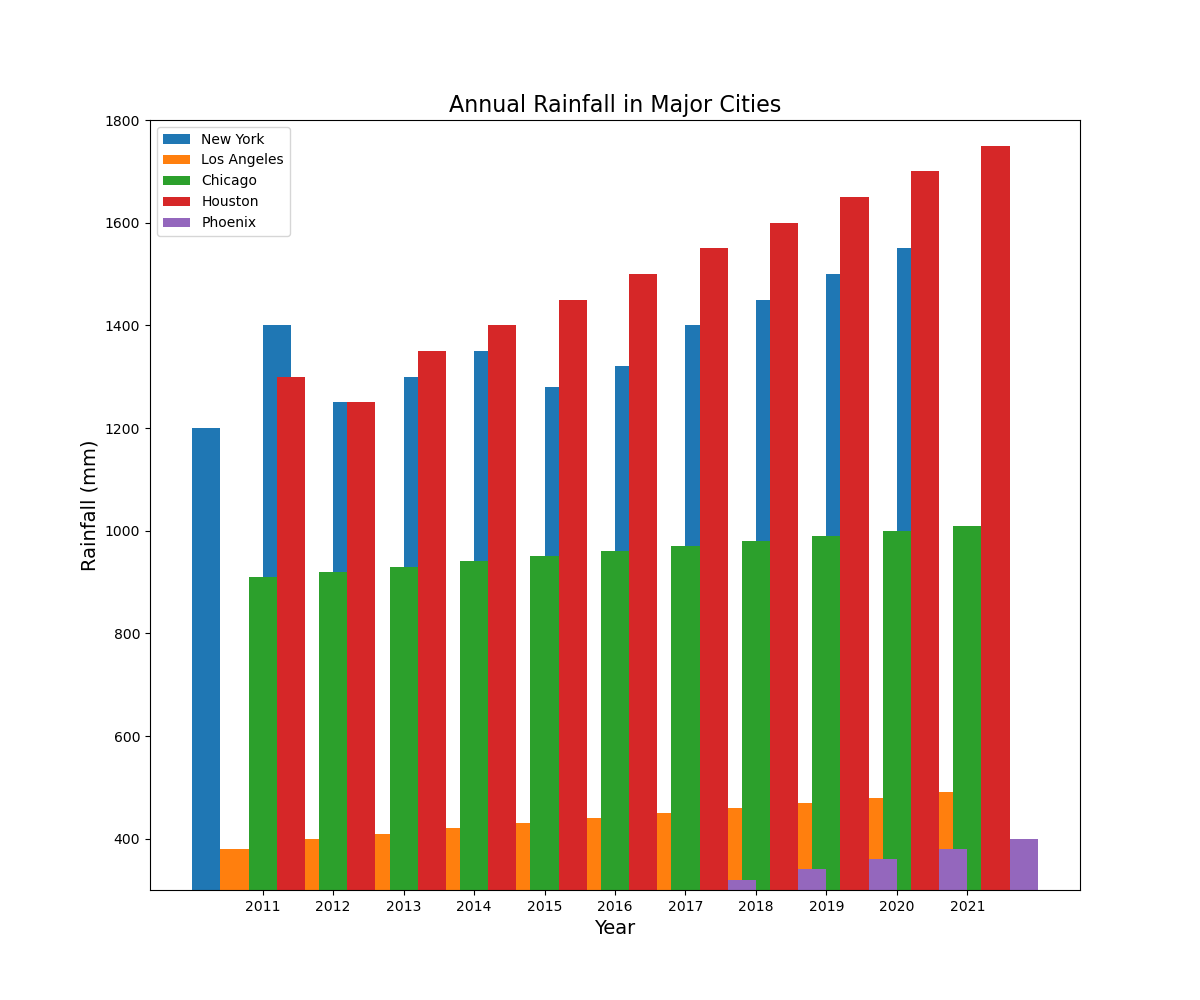

This chart was generated by the following Python code:

import matplotlib.pyplot as plt

# Data for plotting
years = [
    2011, 2012, 2013, 2014, 2015, 2016,
    2017, 2018, 2019, 2020, 2021
]
new_york = [1200, 1400, 1250, 1300, 1350, 1280, 1320, 1400, 1450, 1500, 1550]
los_angeles = [380, 400, 410, 420, 430, 440, 450, 460, 470, 480, 490]
chicago = [910, 920, 930, 940, 950, 960, 970, 980, 990, 1000, 1010]
houston = [1300, 1250, 1350, 1400, 1450, 1500, 1550, 1600, 1650, 1700, 1750]
phoenix = [200, 220, 240, 260, 280, 300, 320, 340, 360, 380, 400]

# Changing figure size
plt.figure(figsize=(12, 10))

# Plotting - vertical bar chart
bar_width = 0.4
plt.bar(years, new_york, color='#1f77b4', width=bar_width, label='New York')
plt.bar([year + bar_width for year in years], los_angeles, color='#ff7f0e', width=bar_width, label='Los Angeles')
plt.bar([year + 2*bar_width for year in years], chicago, color='#2ca02c', width=bar_width, label='Chicago')
plt.bar([year + 3*bar_width for year in years], houston, color='#d62728', width=bar_width, label='Houston')
plt.bar([year + 4*bar_width for year in years], phoenix, color='#9467bd', width=bar_width, label='Phoenix')

# Customize chart
plt.xlabel('Year', fontsize=14)
plt.ylabel('Rainfall (mm)', fontsize=14)
plt.title('Annual Rainfall in Major Cities', fontsize=16)

# Resize bar width and set y-axis limit
plt.ylim(300, 1800)

# Resize bar height
plt.xticks([year + 2*bar_width for year in years], [str(year) for year in years], fontsize=10)

# Show legend
plt.legend()

# Show plot
plt.show()
